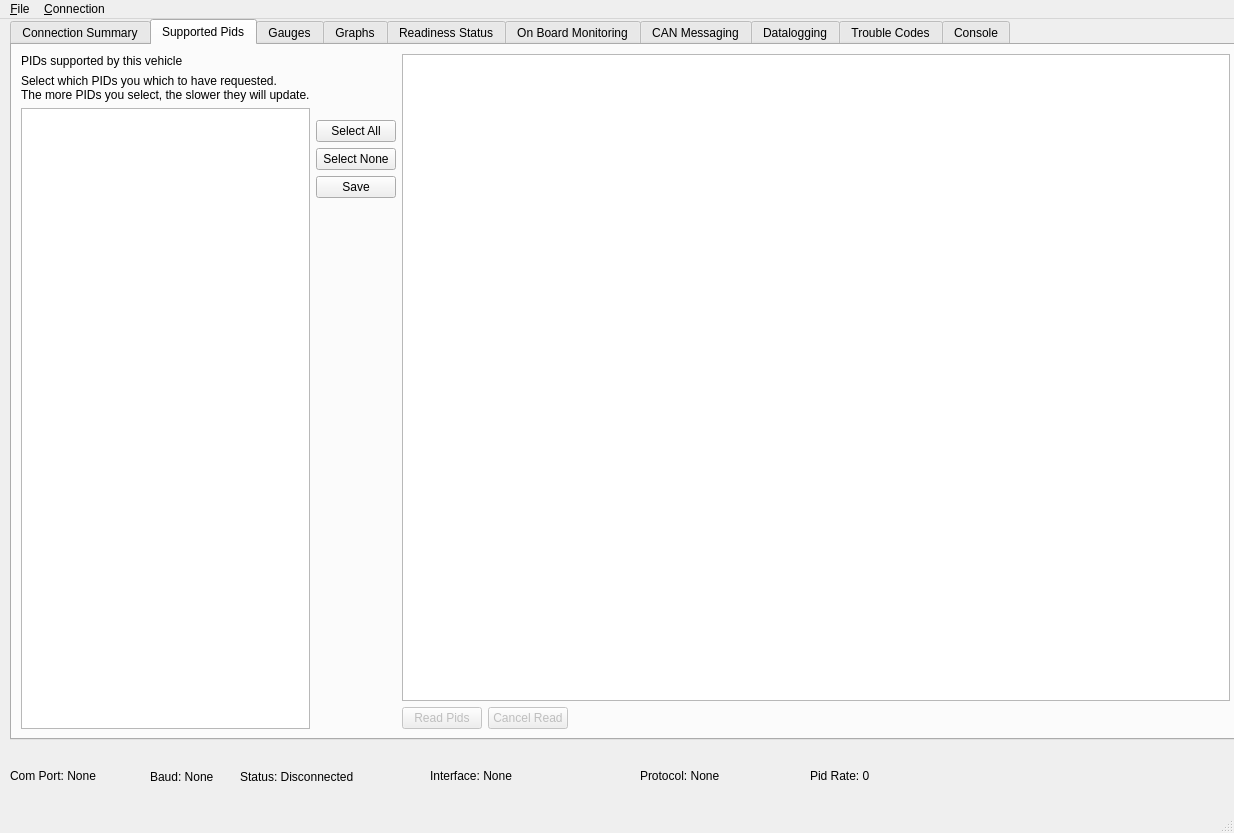
<?xml version="1.0" encoding="UTF-8"?>
<ui version="4.0">
 <class>MainWindow</class>
 <widget class="QMainWindow" name="MainWindow">
  <property name="geometry">
   <rect>
    <x>0</x>
    <y>0</y>
    <width>1234</width>
    <height>833</height>
   </rect>
  </property>
  <property name="windowTitle">
   <string>MainWindow</string>
  </property>
  <widget class="QWidget" name="centralwidget">
   <widget class="QTabWidget" name="tabWidget">
    <property name="geometry">
     <rect>
      <x>10</x>
      <y>0</y>
      <width>1231</width>
      <height>721</height>
     </rect>
    </property>
    <property name="tabPosition">
     <enum>QTabWidget::North</enum>
    </property>
    <property name="tabShape">
     <enum>QTabWidget::Rounded</enum>
    </property>
    <property name="currentIndex">
     <number>1</number>
    </property>
    <widget class="QWidget" name="summaryTab">
     <attribute name="title">
      <string>Connection Summary</string>
     </attribute>
     <layout class="QVBoxLayout" name="verticalLayout_5">
      <item>
       <layout class="QVBoxLayout" name="verticalLayout_4">
        <item>
         <widget class="QTableWidget" name="connectionInfoTableWidget"/>
        </item>
        <item>
         <layout class="QHBoxLayout" name="horizontalLayout_2" stretch="0,0,0">
          <item>
           <widget class="QPushButton" name="connectPushButton">
            <property name="text">
             <string>Connect</string>
            </property>
           </widget>
          </item>
          <item>
           <widget class="QPushButton" name="disconnectPushButton">
            <property name="text">
             <string>Disconnect</string>
            </property>
           </widget>
          </item>
          <item>
           <spacer name="horizontalSpacer_2">
            <property name="orientation">
             <enum>Qt::Horizontal</enum>
            </property>
            <property name="sizeHint" stdset="0">
             <size>
              <width>40</width>
              <height>20</height>
             </size>
            </property>
           </spacer>
          </item>
         </layout>
        </item>
       </layout>
      </item>
     </layout>
    </widget>
    <widget class="QWidget" name="supportedPidsTab">
     <attribute name="title">
      <string>Supported Pids</string>
     </attribute>
     <layout class="QVBoxLayout" name="verticalLayout_22">
      <item>
       <layout class="QHBoxLayout" name="horizontalLayout_6" stretch="0,0,1">
        <item>
         <layout class="QVBoxLayout" name="verticalLayout_3">
          <item>
           <widget class="QLabel" name="label_3">
            <property name="text">
             <string>PIDs supported by this vehicle</string>
            </property>
           </widget>
          </item>
          <item>
           <widget class="QLabel" name="label_4">
            <property name="text">
             <string>Select which PIDs you which to have requested.
The more PIDs you select, the slower they will update.</string>
            </property>
           </widget>
          </item>
          <item>
           <widget class="QTableWidget" name="pidSelectTableWidget"/>
          </item>
         </layout>
        </item>
        <item>
         <layout class="QVBoxLayout" name="verticalLayout_12" stretch="1,1,1,0,8">
          <item>
           <spacer name="verticalSpacer_3">
            <property name="orientation">
             <enum>Qt::Vertical</enum>
            </property>
            <property name="sizeHint" stdset="0">
             <size>
              <width>20</width>
              <height>40</height>
             </size>
            </property>
           </spacer>
          </item>
          <item>
           <widget class="QPushButton" name="pidSelectAllPushButton">
            <property name="text">
             <string>Select All</string>
            </property>
           </widget>
          </item>
          <item>
           <widget class="QPushButton" name="pidSelectNonePushButton">
            <property name="text">
             <string>Select None</string>
            </property>
           </widget>
          </item>
          <item>
           <widget class="QPushButton" name="pidSelectSavePushButton">
            <property name="text">
             <string>Save</string>
            </property>
           </widget>
          </item>
          <item>
           <spacer name="verticalSpacer_2">
            <property name="orientation">
             <enum>Qt::Vertical</enum>
            </property>
            <property name="sizeHint" stdset="0">
             <size>
              <width>20</width>
              <height>40</height>
             </size>
            </property>
           </spacer>
          </item>
         </layout>
        </item>
        <item>
         <layout class="QVBoxLayout" name="verticalLayout">
          <item>
           <widget class="QTableWidget" name="readPidsTableWidget"/>
          </item>
          <item>
           <layout class="QHBoxLayout" name="horizontalLayout" stretch="0,0,0">
            <property name="spacing">
             <number>6</number>
            </property>
            <property name="leftMargin">
             <number>0</number>
            </property>
            <property name="rightMargin">
             <number>0</number>
            </property>
            <item>
             <widget class="QPushButton" name="readPidsPushButton">
              <property name="enabled">
               <bool>false</bool>
              </property>
              <property name="text">
               <string>Read Pids</string>
              </property>
             </widget>
            </item>
            <item>
             <widget class="QPushButton" name="cancelReadPidsPushButton">
              <property name="enabled">
               <bool>false</bool>
              </property>
              <property name="text">
               <string>Cancel Read</string>
              </property>
             </widget>
            </item>
            <item>
             <spacer name="horizontalSpacer">
              <property name="orientation">
               <enum>Qt::Horizontal</enum>
              </property>
              <property name="sizeHint" stdset="0">
               <size>
                <width>40</width>
                <height>20</height>
               </size>
              </property>
             </spacer>
            </item>
           </layout>
          </item>
         </layout>
        </item>
       </layout>
      </item>
     </layout>
    </widget>
    <widget class="QWidget" name="gaugesTab">
     <attribute name="title">
      <string>Gauges</string>
     </attribute>
    </widget>
    <widget class="QWidget" name="graphsTab">
     <attribute name="title">
      <string>Graphs</string>
     </attribute>
     <widget class="QCheckBox" name="graphZoomCheckBox">
      <property name="geometry">
       <rect>
        <x>10</x>
        <y>690</y>
        <width>131</width>
        <height>21</height>
       </rect>
      </property>
      <property name="text">
       <string>Zoom all data</string>
      </property>
     </widget>
     <widget class="QCheckBox" name="graphScrollCheckBox">
      <property name="geometry">
       <rect>
        <x>210</x>
        <y>690</y>
        <width>151</width>
        <height>21</height>
       </rect>
      </property>
      <property name="text">
       <string>Scroll with data</string>
      </property>
     </widget>
    </widget>
    <widget class="QWidget" name="readinessTab">
     <attribute name="title">
      <string>Readiness Status</string>
     </attribute>
     <layout class="QVBoxLayout" name="verticalLayout_8">
      <item>
       <layout class="QVBoxLayout" name="verticalLayout_7" stretch="10,15,1">
        <item>
         <layout class="QHBoxLayout" name="horizontalLayout_3">
          <item>
           <layout class="QVBoxLayout" name="verticalLayout_6">
            <item>
             <widget class="QTableWidget" name="conTableWidget"/>
            </item>
            <item>
             <widget class="QTableWidget" name="monitorStatusTableWidget"/>
            </item>
           </layout>
          </item>
          <item>
           <widget class="QTableWidget" name="nonconTableWidget"/>
          </item>
         </layout>
        </item>
        <item>
         <spacer name="verticalSpacer">
          <property name="orientation">
           <enum>Qt::Vertical</enum>
          </property>
          <property name="sizeHint" stdset="0">
           <size>
            <width>20</width>
            <height>40</height>
           </size>
          </property>
         </spacer>
        </item>
        <item>
         <layout class="QHBoxLayout" name="horizontalLayout_5">
          <item>
           <widget class="QPushButton" name="readReadinessPushButton">
            <property name="text">
             <string>Read</string>
            </property>
           </widget>
          </item>
          <item>
           <spacer name="horizontalSpacer_3">
            <property name="orientation">
             <enum>Qt::Horizontal</enum>
            </property>
            <property name="sizeHint" stdset="0">
             <size>
              <width>40</width>
              <height>20</height>
             </size>
            </property>
           </spacer>
          </item>
         </layout>
        </item>
       </layout>
      </item>
     </layout>
    </widget>
    <widget class="QWidget" name="onBoardMonitoringTab">
     <attribute name="title">
      <string>On Board Monitoring</string>
     </attribute>
     <layout class="QVBoxLayout" name="verticalLayout_16">
      <item>
       <layout class="QVBoxLayout" name="verticalLayout_15">
        <item>
         <widget class="QTableWidget" name="mode06TableWidget"/>
        </item>
        <item>
         <layout class="QHBoxLayout" name="horizontalLayout_8">
          <item>
           <widget class="QPushButton" name="monitorPushButton">
            <property name="text">
             <string>Read Monitors</string>
            </property>
           </widget>
          </item>
          <item>
           <spacer name="horizontalSpacer_6">
            <property name="orientation">
             <enum>Qt::Horizontal</enum>
            </property>
            <property name="sizeHint" stdset="0">
             <size>
              <width>40</width>
              <height>20</height>
             </size>
            </property>
           </spacer>
          </item>
         </layout>
        </item>
       </layout>
      </item>
     </layout>
    </widget>
    <widget class="QWidget" name="tab">
     <attribute name="title">
      <string>CAN Messaging</string>
     </attribute>
     <layout class="QVBoxLayout" name="verticalLayout_21">
      <item>
       <layout class="QVBoxLayout" name="verticalLayout_19" stretch="0,1">
        <item>
         <layout class="QHBoxLayout" name="horizontalLayout_17" stretch="0,6,5">
          <item>
           <layout class="QVBoxLayout" name="verticalLayout_2">
            <item>
             <layout class="QHBoxLayout" name="horizontalLayout_14">
              <item>
               <widget class="QPushButton" name="canMonitorStartPushButton">
                <property name="text">
                 <string>Start Monitor</string>
                </property>
               </widget>
              </item>
              <item>
               <widget class="QPushButton" name="canMonitorStopPushButton">
                <property name="text">
                 <string>Stop Monitor</string>
                </property>
               </widget>
              </item>
             </layout>
            </item>
            <item>
             <widget class="QLabel" name="canMsgLabel">
              <property name="text">
               <string>Messages: 0</string>
              </property>
             </widget>
            </item>
           </layout>
          </item>
          <item>
           <layout class="QVBoxLayout" name="verticalLayout_18">
            <item>
             <layout class="QHBoxLayout" name="horizontalLayout_12" stretch="1,9">
              <item>
               <widget class="QLabel" name="label_10">
                <property name="text">
                 <string>Style</string>
                </property>
               </widget>
              </item>
              <item>
               <widget class="QComboBox" name="canStyleComboBox"/>
              </item>
             </layout>
            </item>
            <item>
             <layout class="QHBoxLayout" name="horizontalLayout_15" stretch="0,2">
              <item>
               <widget class="QLabel" name="label_11">
                <property name="text">
                 <string>Protocol</string>
                </property>
               </widget>
              </item>
              <item>
               <widget class="QComboBox" name="canProtocolComboBox"/>
              </item>
             </layout>
            </item>
           </layout>
          </item>
          <item>
           <layout class="QVBoxLayout" name="verticalLayout_20">
            <item>
             <layout class="QHBoxLayout" name="horizontalLayout_16">
              <item>
               <widget class="QLabel" name="label_12">
                <property name="text">
                 <string>Load Log</string>
                </property>
               </widget>
              </item>
              <item>
               <widget class="QLineEdit" name="canLoadLogFileLineEdit"/>
              </item>
              <item>
               <widget class="QPushButton" name="canLoadLogFileBrowseButton">
                <property name="text">
                 <string>Browse</string>
                </property>
               </widget>
              </item>
              <item>
               <widget class="QPushButton" name="canLoadLogPushButton">
                <property name="text">
                 <string>Load</string>
                </property>
               </widget>
              </item>
             </layout>
            </item>
            <item>
             <layout class="QHBoxLayout" name="horizontalLayout_9">
              <item>
               <widget class="QLabel" name="label_8">
                <property name="text">
                 <string>Save Log</string>
                </property>
               </widget>
              </item>
              <item>
               <widget class="QLineEdit" name="canSaveLogFileLineEdit"/>
              </item>
              <item>
               <widget class="QPushButton" name="canSaveLogFileBrowseButton">
                <property name="text">
                 <string>Browse</string>
                </property>
               </widget>
              </item>
             </layout>
            </item>
            <item>
             <spacer name="verticalSpacer_4">
              <property name="orientation">
               <enum>Qt::Vertical</enum>
              </property>
              <property name="sizeHint" stdset="0">
               <size>
                <width>20</width>
                <height>5</height>
               </size>
              </property>
             </spacer>
            </item>
            <item>
             <widget class="QPushButton" name="canClearRedPushButton">
              <property name="text">
               <string>Clear Change Color</string>
              </property>
             </widget>
            </item>
           </layout>
          </item>
         </layout>
        </item>
        <item>
         <widget class="QTableWidget" name="canMsgTableWidget"/>
        </item>
       </layout>
      </item>
     </layout>
    </widget>
    <widget class="QWidget" name="tab_2">
     <attribute name="title">
      <string>Datalogging</string>
     </attribute>
     <widget class="QGroupBox" name="groupBox">
      <property name="geometry">
       <rect>
        <x>120</x>
        <y>30</y>
        <width>211</width>
        <height>151</height>
       </rect>
      </property>
      <property name="title">
       <string>Format</string>
      </property>
      <widget class="QWidget" name="verticalLayoutWidget">
       <property name="geometry">
        <rect>
         <x>0</x>
         <y>30</y>
         <width>201</width>
         <height>101</height>
        </rect>
       </property>
       <layout class="QVBoxLayout" name="verticalLayout_17">
        <item>
         <widget class="QRadioButton" name="radioButton_2">
          <property name="text">
           <string>JSON</string>
          </property>
         </widget>
        </item>
        <item>
         <widget class="QRadioButton" name="radioButton">
          <property name="text">
           <string>obdgpslogger sqlite</string>
          </property>
         </widget>
        </item>
        <item>
         <widget class="QRadioButton" name="radioButton_3">
          <property name="text">
           <string>csv</string>
          </property>
         </widget>
        </item>
       </layout>
      </widget>
     </widget>
     <widget class="QGroupBox" name="groupBox_2">
      <property name="geometry">
       <rect>
        <x>340</x>
        <y>30</y>
        <width>321</width>
        <height>131</height>
       </rect>
      </property>
      <property name="title">
       <string>Location</string>
      </property>
      <widget class="QWidget" name="horizontalLayoutWidget">
       <property name="geometry">
        <rect>
         <x>0</x>
         <y>30</y>
         <width>311</width>
         <height>41</height>
        </rect>
       </property>
       <layout class="QHBoxLayout" name="horizontalLayout_10">
        <item>
         <widget class="QLabel" name="label_9">
          <property name="text">
           <string>Folder</string>
          </property>
         </widget>
        </item>
        <item>
         <widget class="QLineEdit" name="datalogLocationLineEdit"/>
        </item>
        <item>
         <widget class="QPushButton" name="datalogBrowsePushButton">
          <property name="text">
           <string>Browse</string>
          </property>
         </widget>
        </item>
       </layout>
      </widget>
     </widget>
    </widget>
    <widget class="QWidget" name="troubleCodesTab">
     <attribute name="title">
      <string>Trouble Codes</string>
     </attribute>
     <layout class="QVBoxLayout" name="verticalLayout_14">
      <item>
       <layout class="QVBoxLayout" name="verticalLayout_13">
        <item>
         <widget class="QLabel" name="label_6">
          <property name="text">
           <string>Mode $03 Stored Diagnostic Trouble Codes</string>
          </property>
         </widget>
        </item>
        <item>
         <widget class="QTableWidget" name="troubleStoredTableWidget"/>
        </item>
        <item>
         <widget class="QLabel" name="label_5">
          <property name="text">
           <string>Mode $07 Pending Diagnostic Trouble Codes</string>
          </property>
         </widget>
        </item>
        <item>
         <widget class="QTableWidget" name="tableWidget"/>
        </item>
        <item>
         <layout class="QHBoxLayout" name="horizontalLayout_7">
          <item>
           <widget class="QPushButton" name="troubleReadPushButton">
            <property name="text">
             <string>Read</string>
            </property>
           </widget>
          </item>
          <item>
           <widget class="QPushButton" name="troubleClearPushButton">
            <property name="text">
             <string>Clear</string>
            </property>
           </widget>
          </item>
          <item>
           <spacer name="horizontalSpacer_5">
            <property name="orientation">
             <enum>Qt::Horizontal</enum>
            </property>
            <property name="sizeHint" stdset="0">
             <size>
              <width>40</width>
              <height>20</height>
             </size>
            </property>
           </spacer>
          </item>
         </layout>
        </item>
       </layout>
      </item>
     </layout>
    </widget>
    <widget class="QWidget" name="consoleTab">
     <attribute name="title">
      <string>Console</string>
     </attribute>
     <layout class="QVBoxLayout" name="verticalLayout_11">
      <item>
       <layout class="QVBoxLayout" name="verticalLayout_9">
        <item>
         <layout class="QHBoxLayout" name="horizontalLayout_11">
          <item>
           <widget class="QLabel" name="label_2">
            <property name="text">
             <string>Debug Output</string>
            </property>
           </widget>
          </item>
          <item>
           <spacer name="horizontalSpacer_7">
            <property name="orientation">
             <enum>Qt::Horizontal</enum>
            </property>
            <property name="sizeHint" stdset="0">
             <size>
              <width>40</width>
              <height>20</height>
             </size>
            </property>
           </spacer>
          </item>
          <item>
           <widget class="QLabel" name="label_7">
            <property name="text">
             <string>Lines of History</string>
            </property>
           </widget>
          </item>
          <item>
           <widget class="QSpinBox" name="debugOutputLinesSpinBox">
            <property name="maximum">
             <number>5000</number>
            </property>
            <property name="value">
             <number>500</number>
            </property>
           </widget>
          </item>
         </layout>
        </item>
        <item>
         <widget class="QTextBrowser" name="debugTextBrowser"/>
        </item>
       </layout>
      </item>
      <item>
       <layout class="QVBoxLayout" name="verticalLayout_10">
        <item>
         <widget class="QLabel" name="label">
          <property name="text">
           <string>Raw Console</string>
          </property>
         </widget>
        </item>
        <item>
         <widget class="QTextBrowser" name="rawConsoleTextBrowser"/>
        </item>
        <item>
         <layout class="QHBoxLayout" name="horizontalLayout_4">
          <item>
           <widget class="QLineEdit" name="rawConsoleLineEdit"/>
          </item>
          <item>
           <widget class="QPushButton" name="consoleSendPushButton">
            <property name="text">
             <string>Send</string>
            </property>
           </widget>
          </item>
         </layout>
        </item>
       </layout>
      </item>
     </layout>
    </widget>
   </widget>
   <widget class="QLabel" name="status_comPortLabel">
    <property name="geometry">
     <rect>
      <x>10</x>
      <y>750</y>
      <width>150</width>
      <height>13</height>
     </rect>
    </property>
    <property name="minimumSize">
     <size>
      <width>150</width>
      <height>0</height>
     </size>
    </property>
    <property name="text">
     <string>Com Port: None</string>
    </property>
   </widget>
   <widget class="QLabel" name="status_comBaudLabel">
    <property name="geometry">
     <rect>
      <x>150</x>
      <y>750</y>
      <width>75</width>
      <height>16</height>
     </rect>
    </property>
    <property name="minimumSize">
     <size>
      <width>75</width>
      <height>0</height>
     </size>
    </property>
    <property name="text">
     <string>Baud: None</string>
    </property>
   </widget>
   <widget class="QLabel" name="status_comStatusLabel">
    <property name="geometry">
     <rect>
      <x>240</x>
      <y>750</y>
      <width>200</width>
      <height>16</height>
     </rect>
    </property>
    <property name="minimumSize">
     <size>
      <width>200</width>
      <height>0</height>
     </size>
    </property>
    <property name="text">
     <string>Status: Disconnected</string>
    </property>
   </widget>
   <widget class="QLabel" name="status_comInterfaceLabel">
    <property name="geometry">
     <rect>
      <x>430</x>
      <y>750</y>
      <width>200</width>
      <height>13</height>
     </rect>
    </property>
    <property name="minimumSize">
     <size>
      <width>200</width>
      <height>0</height>
     </size>
    </property>
    <property name="text">
     <string>Interface: None</string>
    </property>
   </widget>
   <widget class="QLabel" name="status_comProtocolLabel">
    <property name="geometry">
     <rect>
      <x>640</x>
      <y>750</y>
      <width>175</width>
      <height>13</height>
     </rect>
    </property>
    <property name="minimumSize">
     <size>
      <width>175</width>
      <height>0</height>
     </size>
    </property>
    <property name="text">
     <string>Protocol: None</string>
    </property>
   </widget>
   <widget class="QLabel" name="status_pidUpdateRateLabel">
    <property name="geometry">
     <rect>
      <x>810</x>
      <y>750</y>
      <width>175</width>
      <height>13</height>
     </rect>
    </property>
    <property name="minimumSize">
     <size>
      <width>175</width>
      <height>0</height>
     </size>
    </property>
    <property name="text">
     <string>Pid Rate: 0</string>
    </property>
   </widget>
  </widget>
  <widget class="QMenuBar" name="menubar">
   <property name="geometry">
    <rect>
     <x>0</x>
     <y>0</y>
     <width>1234</width>
     <height>21</height>
    </rect>
   </property>
   <widget class="QMenu" name="menuFile">
    <property name="title">
     <string>&amp;File</string>
    </property>
    <addaction name="action_Exit"/>
   </widget>
   <widget class="QMenu" name="menuConnection">
    <property name="title">
     <string>&amp;Connection</string>
    </property>
    <addaction name="actionConnect"/>
    <addaction name="actionSettings"/>
   </widget>
   <addaction name="menuFile"/>
   <addaction name="menuConnection"/>
  </widget>
  <widget class="QStatusBar" name="statusbar"/>
  <action name="actionConnect">
   <property name="text">
    <string>&amp;Connect</string>
   </property>
  </action>
  <action name="actionSettings">
   <property name="text">
    <string>&amp;Settings</string>
   </property>
  </action>
  <action name="actionSettings_2">
   <property name="text">
    <string>Settings</string>
   </property>
  </action>
  <action name="action_Exit">
   <property name="text">
    <string>&amp;Exit</string>
   </property>
  </action>
 </widget>
 <resources/>
 <connections/>
</ui>
